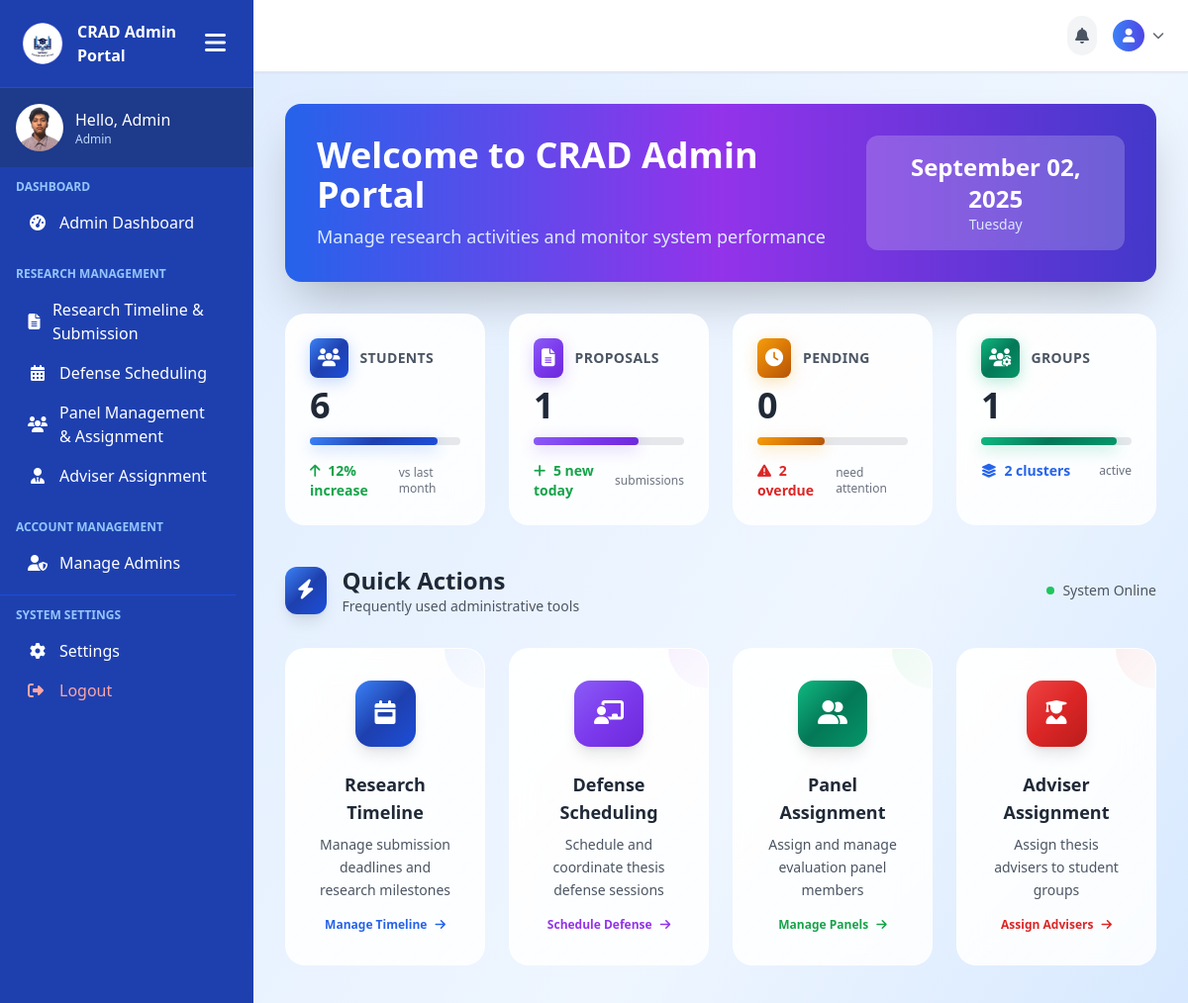
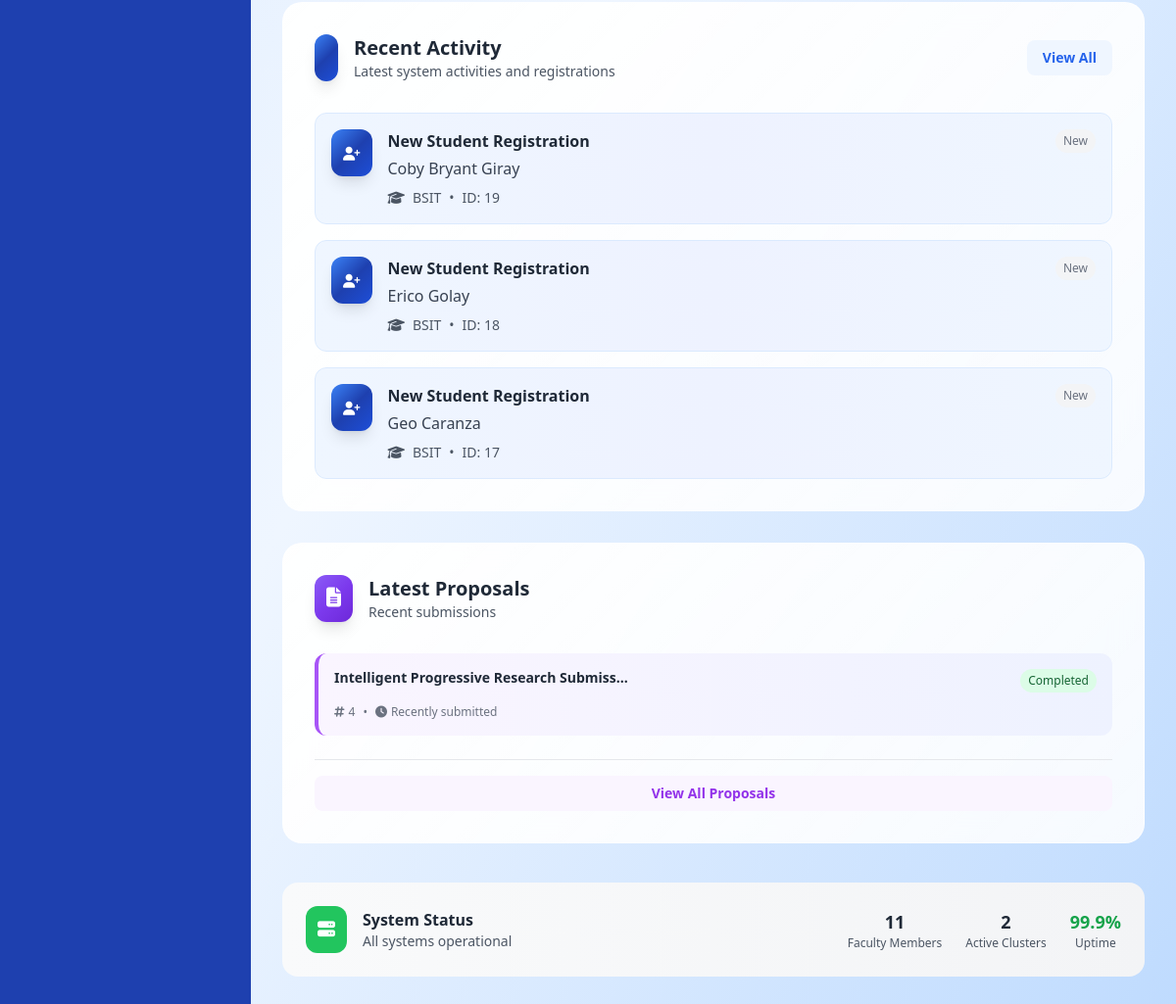
The app's page /admin-pages/admin-dashboard.php (signed in), older data (2 pictures, top to bottom).
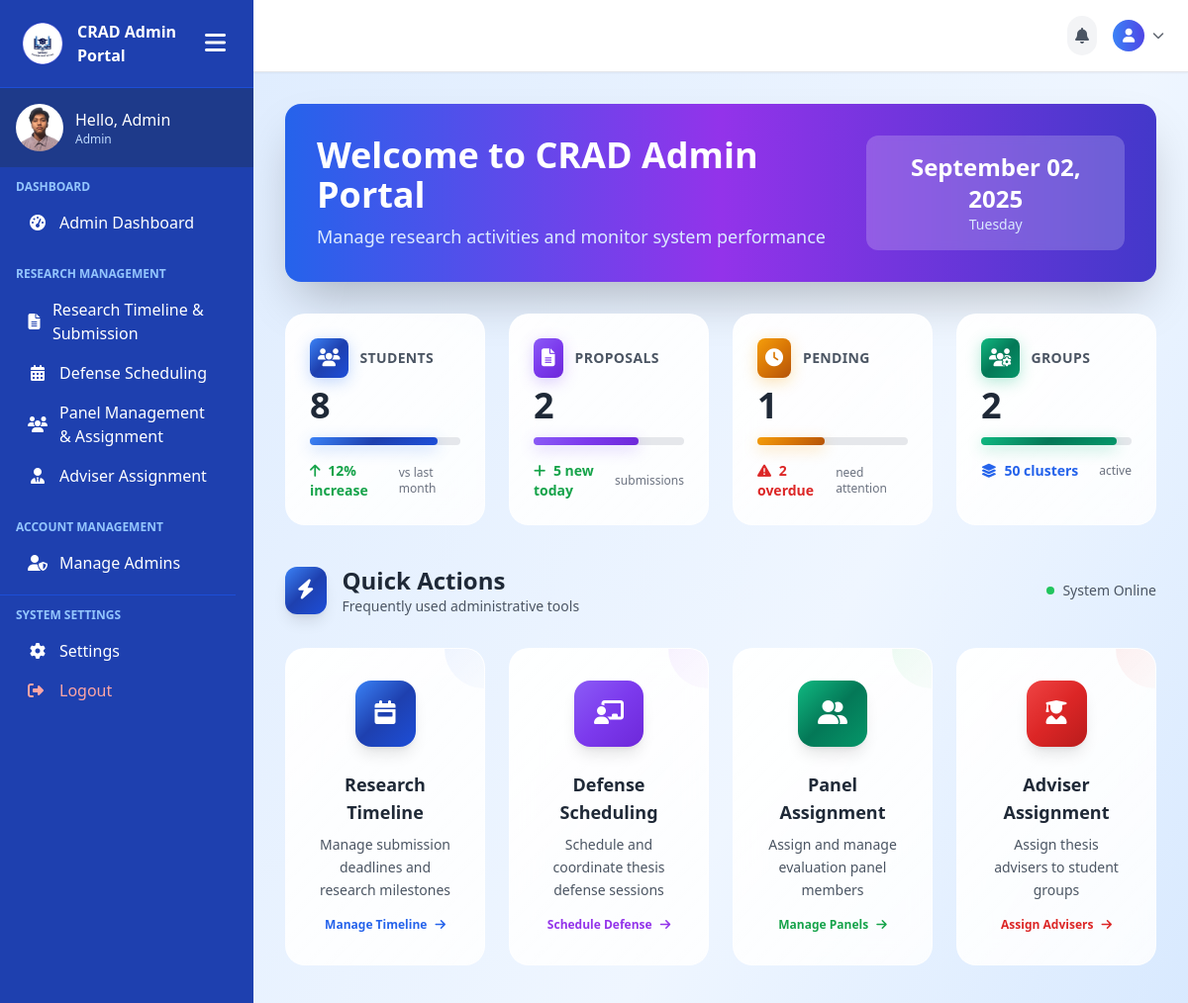
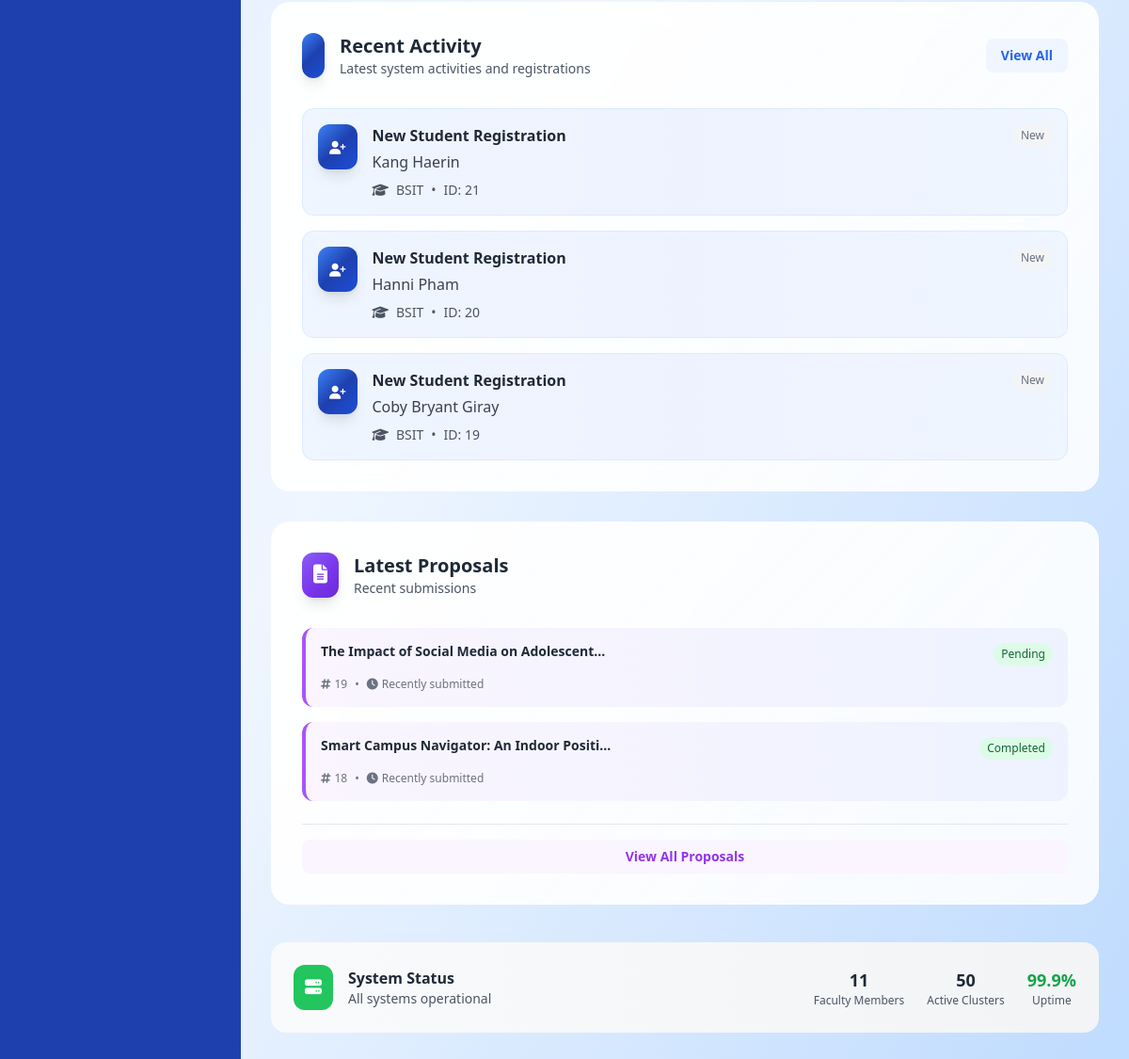
The same page, newer data (2 pictures, top to bottom).
### tables this page shows
CREATE TABLE `user_tbl` (
  `user_id` int(11) NOT NULL,
  `email` varchar(150) NOT NULL,
  `password` varchar(255) NOT NULL,
  `role` enum('Admin','Faculty','Student') NOT NULL DEFAULT 'Student',
  `created_at` timestamp NOT NULL DEFAULT current_timestamp()
);

CREATE TABLE `student_profiles` (
  `id` int(11) NOT NULL,
  `user_id` int(11) NOT NULL,
  `school_id` varchar(50) NOT NULL,
  `full_name` varchar(100) NOT NULL,
  `program` varchar(50) NOT NULL,
  `cluster` varchar(20) DEFAULT '0',
  `faculty_id` int(11) DEFAULT NULL,
  `school_year` varchar(20) NOT NULL,
  `created_at` timestamp NOT NULL DEFAULT current_timestamp(),
  `updated_at` timestamp NOT NULL DEFAULT current_timestamp() ON UPDATE current_timestamp()
);

CREATE TABLE `proposals` (
  `id` int(11) NOT NULL,
  `group_id` int(11) NOT NULL,
  `title` varchar(255) NOT NULL,
  `description` text DEFAULT NULL,
  `file_path` varchar(255) DEFAULT NULL,
  `submitted_at` timestamp NOT NULL DEFAULT current_timestamp(),
  `status` enum('Pending','Completed') NOT NULL DEFAULT 'Pending',
  `reviewed_at` timestamp NULL DEFAULT NULL
);

### admin-pages/admin-dashboard.php (the view, shortened to what the rows shown need)
<?php
include('../includes/connection.php');
$recent_students = mysqli_query($conn, "SELECT full_name, program, id FROM student_profiles ORDER BY id DESC LIMIT 3");
$recent_proposals = mysqli_query($conn, "SELECT title, status, id FROM proposals ORDER BY id DESC LIMIT 3");
?>
<!DOCTYPE html>
<html lang="en">
<head>
    <script src="https://cdn.tailwindcss.com"></script>
    <link rel="stylesheet" href="https://cdnjs.cloudflare.com/ajax/libs/font-awesome/6.0.0/css/all.min.css">
    <link rel="stylesheet" href="https://cdn.jsdelivr.net/npm/flatpickr/dist/flatpickr.min.css">
</head>
<body class="bg-gradient-to-br from-blue-100 via-blue-50 to-blue-200 text-gray-800 font-sans">
    <div class="min-h-screen flex">
        <?php include('../includes/admin-sidebar.php'); ?>
                <main class="flex-1 overflow-y-auto p-4 lg:p-8">
    <div class="mb-8 animate-fade-in">
        <div class="bg-gradient-to-r from-blue-600 via-purple-600 to-indigo-700 rounded-2xl p-8 text-white shadow-2xl">
            <div class="flex flex-col lg:flex-row items-center justify-between">
                <div>
                    <h1 class="text-3xl lg:text-4xl font-bold mb-2">Welcome to CRAD Admin Portal</h1>
                </div>
            </div>
        </div>
    </div>
    <div class="grid grid-cols-1 xl:grid-cols-3 gap-8 mb-10 animate-scale-in">
        <div class="xl:col-span-2 activity-card stats-card p-8">
            <div class="space-y-4">
                <?php if (mysqli_num_rows($recent_students) > 0): ?>
                    <?php while ($student = mysqli_fetch_assoc($recent_students)): ?>
                    <div class="flex items-start p-4 rounded-xl bg-gradient-to-r from-blue-50 via-indigo-50 to-blue-50 border border-blue-100 hover:shadow-md transition-all">
                        <div class="gradient-blue p-3 rounded-xl mr-4 shadow-lg">
                            <i class="fas fa-user-plus text-white text-sm"></i>
                        </div>
                        <div class="flex-1">
                            <div class="flex items-center justify-between">
                                <p class="font-bold text-gray-800">New Student Registration</p>
                                <span class="text-xs text-gray-500 bg-gray-100 px-2 py-1 rounded-full">New</span>
                            </div>
                            <p class="text-gray-700 font-medium mt-1"><?= htmlspecialchars($student['full_name']) ?></p>
                            <div class="flex items-center mt-2 text-sm text-gray-600">
                                <i class="fas fa-graduation-cap mr-2"></i>
                                <span><?= htmlspecialchars($student['program']) ?></span>
                                <span class="mx-2">•</span>
                                <span>ID: <?= $student['id'] ?></span>
                            </div>
                        </div>
                    </div>
                    <?php endwhile; ?>
                <?php endif; ?>
            </div>
        </div>
        <div class="activity-card stats-card p-8">
            <div class="space-y-4">
                <?php if (mysqli_num_rows($recent_proposals) > 0): ?>
                    <?php while ($proposal = mysqli_fetch_assoc($recent_proposals)): ?>
                    <div class="p-4 rounded-xl bg-gradient-to-r from-purple-50 to-indigo-50 border-l-4 border-purple-500 hover:shadow-md transition-all">
                        <div class="flex items-start justify-between mb-2">
                            <h4 class="font-bold text-gray-800 text-sm leading-tight"><?= htmlspecialchars(substr($proposal['title'], 0, 40)) ?><?= strlen($proposal['title']) > 40 ? '...' : '' ?></h4>
                            <span class="text-xs px-2 py-1 rounded-full <?= $proposal['status'] == 'pending' ? 'bg-yellow-100 text-yellow-800' : 'bg-green-100 text-green-800' ?>">
                                <?= ucfirst($proposal['status']) ?>
                            </span>
                        </div>
                        <div class="flex items-center text-xs text-gray-500 mt-3">
                            <i class="fas fa-hashtag mr-1"></i>
                            <span><?= $proposal['id'] ?></span>
                            <span class="mx-2">•</span>
                            <i class="fas fa-clock mr-1"></i>
                            <span>Recently submitted</span>
                        </div>
                    </div>
                    <?php endwhile; ?>
                <?php endif; ?>
            </div>
        </div>
    </div>
            </main>
        </div>
</body>
</html>

### includes/admin-sidebar.php (shortened to what the rows shown need)
<?php
include("../includes/connection.php");
$user_id = $_SESSION['user_id'];
$sql = "SELECT role FROM user_tbl WHERE user_id = ?";
$stmt = $conn->prepare($sql);
$stmt->bind_param("i", $user_id);
$stmt->execute();
$result = $stmt->get_result();
$user = $result->fetch_assoc();
$role = $user['role'];
$greeting = "Hello, " . match($role) {
    'admin' => 'Admin',
    'student' => 'Student',
    default => 'Admin'
};
?>
<!DOCTYPE html>
<html lang="en">
<head>
    <script src="https://cdn.tailwindcss.com"></script>
    <link rel="stylesheet" href="https://cdnjs.cloudflare.com/ajax/libs/font-awesome/6.5.0/css/all.min.css">
</head>
<body>
<div class="sidebar sidebar-transition bg-blue-800 text-white flex flex-col hidden md:flex h-screen w-64" id="sidebar">
    <div class="p-4 flex items-center space-x-3 bg-blue-900">
        <div>
            <p class="font-medium profile-name"><?php echo htmlspecialchars($greeting); ?></p>
            <p class="text-xs text-blue-200 profile-role"><?php echo htmlspecialchars($role); ?></p>
        </div>
    </div>
</div>
</body>
</html>

Row changes from the older to the newer data that the page shows:
no longer on this page (row edited): student_profiles: full_name "Erico Golay", program "BSIT", id "18"
no longer on this page (row edited): student_profiles: full_name "Geo Caranza", program "BSIT", id "17"
removed proposals: title "Intelligent Progressive Research Submiss", status "Completed", id "4"
added student_profiles: full_name "Kang Haerin", program "BSIT", id "21"
added student_profiles: full_name "Hanni Pham", program "BSIT", id "20"
added proposals: title "The Impact of Social Media on Adolescent", status "Pending", id "19"
added proposals: title "Smart Campus Navigator: An Indoor Positi", status "Completed", id "18"
Text that changed along with them:
$total_students: "6" → "8"
$total_proposals: "1" → "2"
$pending_proposals: "0" → "1"
$total_groups: "1" → "2"
$total_clusters: "2" → "50"
